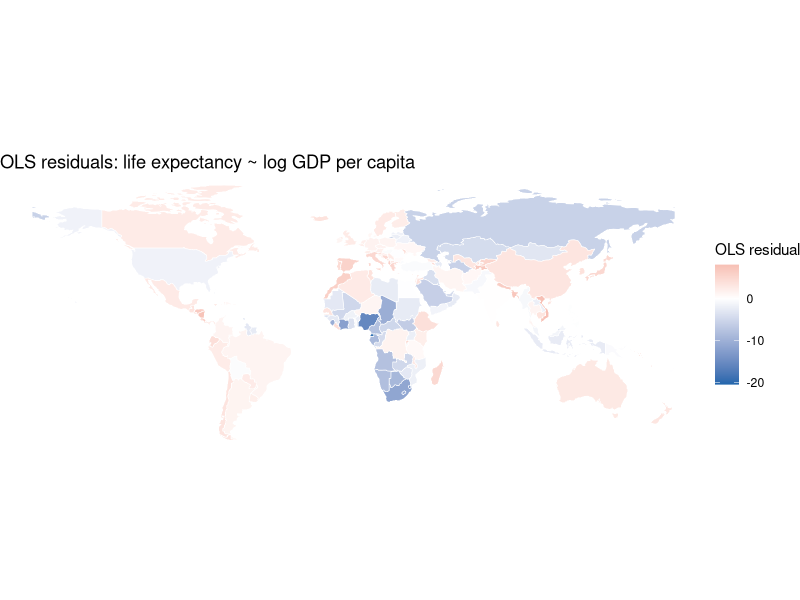

The R script that drew this image:
install.packages("spdep")
install.packages("spatialreg")   
library(sf)
library(spData)
library(spdep)
library(spatialreg)
library(ggplot2)
data(world)


# 1.1 Setup and OLS baseline ----------------------------------------------
# a) Load world dataset, remove rows with missing gdp or lifeexp, remove antarctica
# How many observations remain? Log-transform gdppercap and store as new column. 

world = world[!is.na(world$gdpPercap) & !is.na(world$lifeExp), ]
world = world[world$continent != "Antarctica", ]
world$log_gdp = log(world$gdpPercap)
nrow(world)
# [1] 160

# In a comment, report the number of remaining observations and explain why we 
# logtransform GDP per capita. Recall the discussion of skewed distributions and 
# log transformations from earlier in the course

# There are 160 observations after dropping missing observations and dropping 
# Antarctica. GDP per capita is log-transformed because the raw variable is
# right-skewed, where a handful of wealthy countries have values far above the 
# bulk of the distribution. The log tansformation compresses the upper tail and
# makes the relationship between GDP and life expectancy more linear. 

# b) Fit an OLS regression of life expectancy (lifeExp) on log GDP per capita (log gdp):
ols_fit = lm(lifeExp ~ log_gdp, data = world)
summary(ols_fit)
# Call:lm(formula = lifeExp ~ log_gdp, data = world)

#Residuals:
#  Min      1Q  Median      3Q     Max 
#-20.479  -2.347   1.024   3.268   8.115 

#Coefficients:
#              Estimate Std. Error t value Pr(>|t|)    
#(Intercept)  20.2664     3.0027   6.749 2.67e-10 ***
#  log_gdp       5.5403     0.3254  17.024  < 2e-16 ***
#  ---
#  Signif. codes:  0 ‘***’ 0.001 ‘**’ 0.01 ‘*’ 0.05 ‘.’ 0.1 ‘ ’ 1

#Residual standard error: 4.891 on 158 degrees of freedom
#Multiple R-squared:  0.6472,	Adjusted R-squared:  0.6449 
#F-statistic: 289.8 on 1 and 158 DF,  p-value: < 2.2e-16

# The coefficient on log_gdp is psostive and statistically significant (p<0.001)
# It indicates that one - unit increase in log GDP per capita (doubling GDP) is 
# associated with higher life expectancy by approcimately that many years on average. 
# The model explains a substantial share of cross-country variation in life 
# expectancy as shown in the R^2. 

# c) Save OLS residuals and map them:

world$ols_resid = residuals(ols_fit)
ggplot(world) +
  geom_sf(aes(fill = ols_resid), color = "white", linewidth = 0.2) +
  scale_fill_gradient2(low = "#2166ac", mid = "white", high = "#d6604d",
                       midpoint = 0, name = "OLS residual") +
  theme_void() +
  labs(title = "OLS residuals: life expectancy ~ log GDP per capita")
# In a comment, describe the geographic pattern. Do you see clusters of positive or negative residuals? Which regions appear to have higher life expectancy than the model
# predicts, and which appear lower?

# The residual map reveals clear geographic clustering. Sub-Saharan Africa shows 
# a concentration of negative residuals- countries with lower life expectancy than 
# the model predicts given their income level, likely due to disease burden. West 
# Europe and East Asia display positive residuals indicating that these regions 
# achieve higher life expectancy than income alone predicts. It is a visual signal
# of spatial autocorrelation. 


# 1.2 Spatial weights matrix ----------------------------------------------

# a) Build queen contiguity neighborhoods and row-standardized weights:
nb = poly2nb(world, queen = TRUE)
listw = nb2listw(nb, style = "W", zero.policy = TRUE)
summary(nb)

#> summary(nb)
#Neighbour list object:
#  Number of regions: 160 
#Number of nonzero links: 564 
#Percentage nonzero weights: 2.203125 
#Average number of links: 3.525 
#16 regions with no links:
#  1, 20, 46, 47, 79, 90, 97, 136, 137, 138, 139, 145, 148, 156,
#162, 176
#21 disjoint connected subgraphs
#Link number distribution:
  
#  0  1  2  3  4  5  6  7  8  9 12 13 
#16 17 27 25 24 22 11  9  5  2  1  1 
#17 least connected regions:
#  4 8 17 18 25 27 78 81 86 111 132 133 134 143 144 150 163 with 1 link
#1 most connected region:
#  140 with 13 links

# In a comment, report how many countries have zero neighbors. Explain why some
# countries have no neighbors in a contiguity-based weights matrix.

# There are 16 countries that have 0 neighbors. Some countries have 0 neighbors 
# because they are islands such as Australia, New Zealand, etc. Queen contiguity 
# requires at least one shared point, islands surrounded by the ocean have none, 
# so they are isolated nodes in the weights graph. 

# b) Test Moran’s I on the OLS residuals:
moran.test(world$ols_resid, listw = listw, zero.policy = TRUE)
# Moran I statistic standard deviate = 6.7376, p-value = 8.054e-12
# alternative hypothesis: greater
# sample estimates:
#  Moran I statistic       Expectation          Variance 
#        0.437486921      -0.006993007       0.004352103 

# Report the Moran’s I statistic and p-value. Is there statistically significant
# spatial autocorrelation in the residuals? What does this imply for OLS – specifically,
# what assumption of OLS is being violated?

# Moran's I statistic is 0.43786921 and the p-value is 8.054e-12. This indicates 
# a statistically significant positive spatial autocorrelation in the OLS residuals
# since the p-value is well below 0.05. Moran's statistic signifies that countries 
# close to each other tend to have similar resiudlas, either both overestimated or 
# underestimated, which violates the OLS assumption of independent errors. Ignoring
# this pattern yields inefficient estimates and invalid standard errors. 


# 1.3 Lagrange Multiplier tests  ------------------------------------------

# Should we use the Spatial Error Model (SEM) or the Spatial Lag Model (SLM)? 
# The Lagrange Multiplier(LM) tests help guide this decision. Run all four tests 
# at once:

lm_tests <- lm.RStests(
  ols_fit,
  listw = listw,
  test = c("RSerr", "RSlag", "adjRSerr", "adjRSlag"),
  zero.policy = TRUE
)
summary(lm_tests)
# Rao's score (a.k.a Lagrange multiplier) diagnostics for spatial dependence
#data:  
#  model: lm(formula = lifeExp ~ log_gdp, data = world)
#test weights: listw
#statistic parameter   p.value    
#RSerr    52.170055         1 5.089e-13 ***
#  RSlag     0.061576         1    0.8040    
#adjRSerr 54.305760         1 1.716e-13 ***
#  adjRSlag  2.197282         1    0.1383    
#---
#  Signif. codes:  0 ‘***’ 0.001 ‘**’ 0.01 ‘*’ 0.05 ‘.’ 0.1 ‘ ’ 1

# a) Report the test statistics and p-values for LMerr and LMlag. Are both significant? In a
#comment, recall from class what each of these tests is checking: LMerr tests for spatial
#dependence in the error term (λ ̸= 0), while LMlag tests for a spatially lagged dependent
#variable (ρ ̸= 0).
# (RSerr is LMerr and RSlag is LMlag), LMerr or RSerr is statistically significant
# , but LMLag or RSlag is not significant. LMerr should be the model used to test 
# the spatial dependence in the error term. 

# b) Report the robust versions RLMerr and RLMlag. The robust tests control for the presence
#of the other type of dependence. Which is more significant? Based on the LM decision
#rule from class (if both LM tests are significant, compare the robust versions), which
#model would you choose: SEM or SLM? Write your reasoning in a comment.

# The robust versions are adjRSERR and adjRSLAG, adjSERR is more significant, the 
# evidence favors the SEM more. 


# 1.4 Spatial Error Model (SEM) -------------------------------------------
# Based on the diagnostics above, fit the Spatial Error Model using errorsarlm() from spdep:

sem_fit = errorsarlm(lifeExp ~ log_gdp, data = world,
                     listw = listw, zero.policy = TRUE)
summary(sem_fit)

# Call: errorsarlm(formula = lifeExp ~ log_gdp, data = world, listw = listw, 
#           zero.policy = TRUE)

#Residuals:
#  Min         1Q     Median         3Q        Max 
#-12.693538  -2.451111   0.052264   2.032955   8.113042 

#Type: error 
#Regions with no neighbours included:
#  1 20 46 47 79 90 97 136 137 138 139 145 148 156 162 176 
#Coefficients: (asymptotic standard errors) 
#Estimate Std. Error z value  Pr(>|z|)
#(Intercept) 36.76680    3.40084  10.811 < 2.2e-16
#log_gdp      3.95785    0.35495  11.150 < 2.2e-16

#Lambda: 0.76254, LR test value: 73.286, p-value: < 2.22e-16
#Asymptotic standard error: 0.044893
#z-value: 16.986, p-value: < 2.22e-16
#Wald statistic: 288.51, p-value: < 2.22e-16

#Log likelihood: -443.351 for error model
#ML residual variance (sigma squared): 12.107, (sigma: 3.4795)
#Number of observations: 160 
#Number of parameters estimated: 4 
#AIC: 894.7, (AIC for lm: 965.99)

# a) Report the estimated coefficient on log gdp from the SEM and compare it to 
# the OLS estimate. Has the coefficient changed? Report the λˆ (lambda) parameter
# and its p-value. Is it statistically significant?

# The estimated coefficient for log gdp from the SEM is 3.95785, and for OLS it 
# is 5.5403, the lambda is 0.76254 and the p-value is 2.22e-16. It is 
# statistically significant, indicating a strong positive spatial autocorrelation 
# in the error term. Confirming that the SEM's appropriate and that unobserved 
# factors affecting life expectancy are spatially correlated across countries. 

# b) explain what λ represents in the SEM. Recall from class:
# the SEM says u = λWu + ε, meaning the error at each unit is partly a function of
# neighbors’ errors. If λ > 0 and significant, what does this tell us about the structure of
# the unmeasured factors driving life expectancy?
#In the SEM, λ governs the spatial autoregressive processes in the disturbances: 
#u = λWu + ε.  A positive and significant λ means that unmeasured factors driving 
#life expectancy are spatially correlated, omitted variables are geographically 
#clustered. The SEM filters the spatial correlation out of the residuals without 
#proposing that life expectancy itself directly diffuses across borders. 

# c) Check whether the SEM has removed the spatial autocorrelation from the residuals.
# Save the SEM residuals and run Moran’s test again:
# In a comment, compare this result to the Moran’s I on the OLS residuals from question
# 1.2b. Has the spatial autocorrelation been removed or substantially reduced?
world$sem_resid = residuals(sem_fit)
moran.test(world$sem_resid, listw = listw, zero.policy = TRUE)

# Moran I test under randomisation
#data:  world$sem_resid  
#weights: listw  
#n reduced by no-neighbour observations  
#Moran I statistic standard deviate = -1.197, p-value = 0.8843
#alternative hypothesis: greater
#sample estimates:
#  Moran I statistic       Expectation          Variance 
#       -0.085981749      -0.006993007       0.004354611 

# In comparison to the Moran test from 2b (0.437486921), the SEM substantially 
# reduces the spatial autocorrelation in the residuals. The test statistic is 
# now much closer to zero and the p-value is no longer significant, indicating 
# that the spatial error correction has absorbed most of the geographic clustering 
# that OLS left behind in its residuals. 


# 1.5 Distance-based weights: an alternative neighborhood -----------------

# a) Compute centroids of every country and build a distance-based neighborhood
coords = st_centroid(st_geometry(world))
nb_dist = dnearneigh(coords, d1 = 0, d2 = 300)
summary(nb_dist)
# There are 114 countries with no neighbors. This number is much higher than before 
# because queen contiguity requires at least one shared point, islands have none, 
# so they are isolated nodes in the weights graph from 1.2a. Now since countries 
# only qualify as neighbors if their centroids are within 300km there are much  
# fewer countries that fit this criteria. Hence the large increase in countries 
# with no neighbors. 

# b) Create row-standardized weights from the distance-based neighborhood and fit a SEM
# using the same formula (lifeExp ~ log gdp):
  listw_dist = nb2listw(nb_dist, style = "W", zero.policy = TRUE)
sem_dist = errorsarlm(lifeExp ~ log_gdp, data = world,
                      listw = listw_dist, zero.policy = TRUE)
summary(sem_dist)

# The lambda is 0.42486 and its p-value is .000015708. In 1.4a the Lambda is 
# 0.76254 and the p-value is 2.22e-16. In comparison to contiguity based SEM, the 
# lambda is smaller indicating weaker spatial dependence under the distance based
# weights. Results are sensitive to how a neighborhood is defined because the log
# gdp coefficient is also somewhat different . 

# c) Run Moran’s I on the residuals of this distance-based SEM (using listw dist). In a
# comment, does this model also succeed in removing spatial autocorrelation from the
# residuals? Compare to your answer in 1.4c.
world$sem_dist_resid = residuals(sem_dist)
moran.test(world$sem_dist_resid, listw = listw_dist, zero.policy = TRUE)

# The moran's I statistic is close to zero and not statistically significant, 
# indicating that the distance based SEM also removes spatial autocorrelation from 
# residuals. This is similar to contiguity based SEM results. The moran 
# statistic is even closer to zero than the moran statistic from 1.4c. 


# Part 2: Take home (Spatial lag model and model comparison  --------------

# 2.1 Spatial Lag Model (SLM)
# a)
slm_fit = lagsarlm(lifeExp ~ log_gdp, data = world,
                   listw = listw, zero.policy = TRUE)
summary(slm_fit)
# Rho: -0.0042561, LR test value: 0.060951, p-value: 0.805
# The estimated rho (ρ) is -0.0043 and has a p value of 0.806, this indicates 
# that ρ is not statistically significant, the coefficient on log_gdp is 5.54820.

# b) Interpret rho (ρ) 
# If rho (ρ) is larger than zero this indicates that the relationship between a 
# The estimated (ρ) captures spatial dependence in the dependent variable meaning 
# that life expectancy in one country is influenced by life expectancy in other 
# countries. However, since the rho (ρ) is close to zero and not statistically 
# significant it indicates that there's no evidence of spatial diffusion in life 
# expectancy across countries. 

# c) In a comment, explain why the coefficient on log gdp in the SLM output is not the
# marginal effect of GDP on life expectancy. 
# In the Spatial lag model the coefficient on log_gdp is not the marginal effect
# because of spatial feedback effects. The model can be rewritten as:
# y = (I - ρW)^(-1)(Xβ + ε), where the matrix (I - ρW)^(-1) captures how changes 
# propagate through the spatial network.
# A change in GDP in one country affects its own life expectancy (direct effect), 
# but also spills over to neighboring countries which can feed back into the 
# original country. This creates a system of interdependence where various 
# effects makeup the network. 
# In this case rho is not significant (minimal spillovers) in general the raw 
# coefficient (beta) doesn't represent the full marginal effect and must instead 
# be decomposed into direct and indirect effects. 


# 2.2 Direct and Indirect Effects -----------------------------------------
# a) Compute the equilibrium direct and indirect effects using the impacts() function,
# passing the SLM fit and the spatial weights. Use R = 500 for simulation-based standard
# errors (and set a seed for reproducibility). In a comment, report the direct effect,
# the indirect effect, and the total effect of log gdp. How does the direct effect compare
# to the raw log gdp coefficient from the SLM output and to the OLS coefficient?

set.seed(123)

impacts_slm = impacts(slm_fit, listw = listw, R = 500)
summary(impacts_slm)

# The direct effect of log_gdp is 5.548223, the indirect effect is -0.02353896 
# and the total effect is 5.524684. The direct effect is nearly identical to the 
# raw log_gdp coefficient from the SLM output (5.55) and very similar to the OLS 
# coefficient. This occurs because the estimated rho is close to zero meaning 
# there are essentially no spatial spillover effects (when rho=0, SLM --> OLS)

# b) In a comment explain the substantive meaning of the indirect effect.
# Recall from class: the indirect effect captures the spillover from unit i’s x to all other
# units’ y, after the spatial feedback loop reaches equilibrium. If log GDP per capita in
# Country A increases by 1 unit, what does the indirect effect say about life expectancy
# in neighboring countries?

# The indirect effect captures how a change in GDP per capita in one country 
# affects life expectancy in other countries through spatial spillovers. The
# indirect effect is close to zero in this case, indicating that an increase in 
# GDP in one country has little to no impact on life expectancy in neighboring 
# countries. 
# This suggests that there is no meaningful cross-country diffusion of life 
# expectancy through the spatial network in this model. 

# c) The total effect is larger than the direct effect. In a comment, explain 
# whether this is an expected feature of the SLM. Under what conditions would the 
# indirect effect be larger or smaller? (Hint: think about what happens to the 
# spillover term as ρ approaches 0 versus as ρ grows larger.)

# The total effect is larger than the direct effect in the SLM because it includes
# both the direct impact within a country and the indirect spillover effects 
# across countries. This is expected when rho is positive as changes go through the 
# spatial network and amplify the overall effect. 
# However, when rho is close to zero as in this case, the indirect effect becomes 
# negligible so the total effect is approximately equal to the direct effect. As 
# rho increases, spillovers become stronger and the indirect effect grows larger 
# as rho approaches zero, spillovers disappear and the indirect effect shrinks. 


# 2.3 Model Comparison  ---------------------------------------------------
# a) Compare OLS, SEM, and SLM using AIC(). Lower AIC indicates better fit, penalized
# for model complexity. In a comment, report the three AIC values. Which model has
# the lowest AIC? Does this agree with your LM-test-based model choice in question
# 1.3b?
AIC(ols_fit, sem_fit, slm_fit)
#       df      AIC
#   ols_fit  3 965.9880
#   sem_fit  4 894.7021
#   slm_fit  4 967.9270
# The SEM has the lowest AIC, indicating the best model fit after penalizing for
# model complexity. This agrees with the LM test results which pointed toward 
# the Spatial Error Model as the appropriate specification. 

# b) (1) whether spatial autocorrelation was present in the OLS residuals and 
# how strong it was; 
# The OLS residuals displayed strong and statistically significant spatial 
# autocorrelation, ans indicated by a moran score of 0.44 with a near zero p-value. 
# This siggests that nearby countries tend to have similar model errors which 
# violates the OLS assumption of independent errors. 

#(2) which spatial model you selected based on the LM
# tests and why; 
# Based on the lagrange multiplier test the Spatial error model (SEM) was selected 
# because the Lmerr and robust lmerr rests were highly significant while the lmag 
# tests weren't. This indicates that spatial dependence operates through error
# term rather than through direct spillovers in the dependent variable. 

#(3) how the key coefficient estimate on log gdp differs across 
# OLS, SEM, and SLM; 
# The estimated coefficient on log_gdp differs across models, it is about 5.54 in
# OLS, decreases to 3.96 in SEM and remains similar to OLS (5.55) in SLM. The 
# reduction in SEM suggests that OLS was partly capturing spatially correlated 
# omitted variables. 

#(4) what the SLM implies about life expectancy spillovers 
# across borders; 
# There is no evidence of life expectancy spillover effects because the SLM 
# results show that the spatial lag parameter (rho) is not statistically 
# significant. 

#(5) one limitation of using queen contiguity weights for 
# country-level data (think about what the matrix misses).
# A limitation of queen contiguity is that it excludes island nations and treats 
# all shared borders equally, regardless of distance/intensity of interaction. 
# This creates potential missed important forms of spatial connection. 


# 2.4 Spatial Durbin Model  -----------------------------------------------

sdm_fit = lagsarlm(lifeExp ~ log_gdp, data = world,
                   listw = listw, Durbin = TRUE, zero.policy = TRUE)
summary(sdm_fit)
# Call:lagsarlm(formula = lifeExp ~ log_gdp, data = world, listw = listw, 
#Durbin = TRUE, zero.policy = TRUE)

#Residuals:
#  Min        1Q    Median        3Q       Max 
#-17.32228  -2.12897   0.83353   2.63920   7.57252 

#Type: mixed 
#Regions with no neighbours included:
#  1 18 39 40 71 82 88 125 126 127 128 133 136 143 147 159 
#Coefficients: (asymptotic standard errors) 
#Estimate Std. Error z value  Pr(>|z|)
#(Intercept) 17.11312    3.07966  5.5568 2.747e-08
#log_gdp      5.98747    0.32355 18.5054 < 2.2e-16
#lag.log_gdp -3.82746    0.54995 -6.9597 3.410e-12

#Rho: 0.48091, LR test value: 28.767, p-value: 8.1634e-08
#Asymptotic standard error: 0.071225
#z-value: 6.752, p-value: 1.4585e-11
#Wald statistic: 45.589, p-value: 1.4585e-11

#Log likelihood: -464.9167 for mixed model
#ML residual variance (sigma squared): 18.283, (sigma: 4.2758)
#Number of observations: 160 
#Number of parameters estimated: 5 
#AIC: 939.83, (AIC for lm: 966.6)
#LM test for residual autocorrelation
#test value: 27.91, p-value: 1.2711e-07

# The coefficient on lag is -3.8725 with a p-value of 3.41e-12 (statistically significant).
# This implies that a country's life expectancy is influence by its own GDP per capita
# as well as surrounding countries GDP per capita. The negative value means that a higher 
# GDP in neighboring countries is associated with lower life expectancy in a certain country 
# holding its own GDP constant. 

# b) Compare the AIC of the SDM to those of the SEM and SLM from question 2.3a. In a
# comment, is the added complexity of the SDM (one extra parameter) justified by the
# improvement in fit? Use the AIC values to support your answer
# The AIC values are:
# OLS: 965.99
# SEM: 894.70
# SLM: 967.93
# SDM: 939.83

# While the SDM improves substantially over OLS and SLM, it still has a higher 
# AIC than the SEM. This indicates that the SEM provides the best balance of model 
# fit. The added complexity of the SDM is not justified, as it does not 
# outperform the simpler SEM specification.
